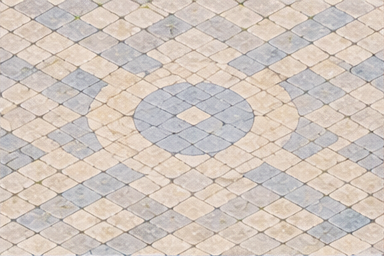
#> input picture images/maps/ro_idle_terrain_atlas_v1/01_02_town_warm_cobble.png, 384 x 256 px, found by its file name; its folder holds 4 pictures in this run
$ python gen_floor_tiles.py
#> lines starting #> are read from the running program, lines starting #| are printed output that depends on the picture
"""地板素材 → 可平鋪的戰鬥背景。

來源：images/maps/ro_idle_terrain_atlas_v1/*.png（384×256 概念圖裁切，四邊不無縫）
輸出：images/maps/floor/<key>.jpg（data.js 的 MAP_FLOOR_FILES 讀這些檔名）

做法：先切掉外圈 TRIM px（圖集格線殘影），再把右／下 FADE px 疊回左／上做漸層，
寬高各少 FADE px，四邊就接得起來。海邊（左水右沙）用鏡像拼接，漸層會把水沙混成一團。

用法：python scripts/gen_floor_tiles.py
"""
import os
from PIL import Image

SRC = 'images/maps/ro_idle_terrain_atlas_v1'
SRC_V2 = 'images/maps/ro_idle_floor_atlas_v2_no_text'   # 第二批（2026-11-17）：256×205，城鎮／地城／室內
OUT = 'images/maps/floor'
TRIM = 4
FADE = 56
FADE_V2 = 32   # 第二批圖小，漸層帶跟著縮

# 輸出 key → 來源檔。第 1 列檔名與內容錯一格（01_02 是廣場、01_03 是暖色石磚、01_04 是草地），照內容對
FLOORS = {
  'stone_plaza': ('01_02_town_warm_cobble.png', 'mirror'),
  'grey_cobble': ('01_01_town_stone_plaza.png', 'fade'),
  'warm_cobble': ('01_03_field_grass.png', 'fade'),
  'grass': ('01_04_field_sandy_grass.png', 'fade'),
  'desert': ('02_01_desert_sand.png', 'fade'),
  'snow': ('02_02_snow_ice.png', 'fade'),
  'purple_stone': ('02_03_town_purple_stone.png', 'fade'),
  'rocky': ('02_04_rocky_field.png', 'fade'),
  'forest': ('03_01_forest_grass.png', 'fade'),
  'beach': ('03_02_beach_shore.png', 'mirror'),
  'dry_field': ('03_03_dry_yellow_field.png', 'fade'),
  'volcano': ('03_04_volcanic_ground.png', 'fade'),
  'pale_stone': ('04_01_town_pale_stone.png', 'fade'),
  'meadow': ('04_02_flower_meadow.png', 'fade'),
  'ashen_rock': ('04_03_dungeon_ashen_rock.png', 'fade'),
  'mossy_stone': ('04_04_old_mossy_stone.png', 'fade'),
}


def ramp_mask(w, h, horizontal):
  m = Image.new('L', (w, h))
  px = m.load()
  n = w if horizontal else h
  for i in range(n):
    v = int(255 * (1 - (i + 0.5) / n))
    if horizontal:
      for y in range(h):
        px[i, y] = v
    else:
      for x in range(w):
        px[x, i] = v
  return m


def fade_tile(im):
  w, h = im.size
  # 水平：右邊 FADE 欄疊到左邊，左緣全是右條、往右漸變回原圖
  body = im.crop((0, 0, w - FADE, h))
  strip = im.crop((w - FADE, 0, w, h))
  body.paste(strip, (0, 0), ramp_mask(FADE, h, True))
  w -= FADE
  # 垂直同理
  out = body.crop((0, 0, w, h - FADE))
  strip = body.crop((0, h - FADE, w, h))
  out.paste(strip, (0, 0), ramp_mask(w, FADE, False))
  return out


def mirror_tile(im):
  w, h = im.size
  out = Image.new('RGB', (w * 2, h * 2))
  out.paste(im, (0, 0))
  out.paste(im.transpose(Image.FLIP_LEFT_RIGHT), (w, 0))
  out.paste(im.transpose(Image.FLIP_TOP_BOTTOM), (0, h))
  out.paste(im.transpose(Image.ROTATE_180), (w, h))
  return out


# 第二批：檔名就是 key（manifest.csv）。有幾組是同一格裁出來的（一樣的圖），照收，git 會共用同一份內容
FLOORS_V2 = ['town_payon', 'town_alberta', 'town_hugel', 'town_umbala', 'town_amatsu', 'town_louyang', 'town_gonryun',
  'town_ayothaya', 'town_tropical', 'town_brasilis', 'town_geffen', 'town_yuno', 'town_einbroch', 'town_lighthalzen',
  'town_rachel', 'town_aldebaran', 'town_lasagna', 'town_dimension', 'cave_rock', 'sewer', 'mine', 'pirate_cave',
  'clock_tower', 'glast_heim', 'gefenia', 'nightmare', 'indoor_wood', 'indoor_tatami', 'tower_tile']


def main():
  global FADE
  os.makedirs(OUT, exist_ok=True)
  jobs = [(SRC, key, fn, mode, 56) for key, (fn, mode) in FLOORS.items()]
  jobs += [(SRC_V2, key, key + '.png', 'fade', FADE_V2) for key in FLOORS_V2]
  for src, key, fn, mode, fade in jobs:
    FADE = fade
    im = Image.open(os.path.join(src, fn)).convert('RGB')
#> im is the input picture: PIL image 384x256 RGB; mean R, G, B 210, 199, 190.5
    w, h = im.size
#> w = 384; h = 256
    im = im.crop((TRIM, TRIM, w - TRIM, h - TRIM))
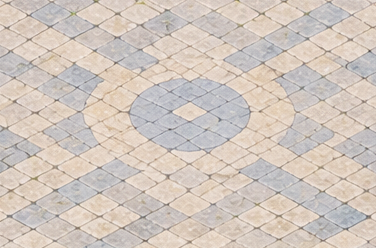
#> im: PIL image 376x248 RGB; mean R, G, B 209.9, 198.9, 190.4
    tile = mirror_tile(im) if mode == 'mirror' else fade_tile(im)
#> in mirror_tile, `out = Image.new('RGB', (w * 2, h * 2))`: out: PIL image 752x496 RGB; every value is 0
#> in mirror_tile, `out.paste(im, (0, 0))`:
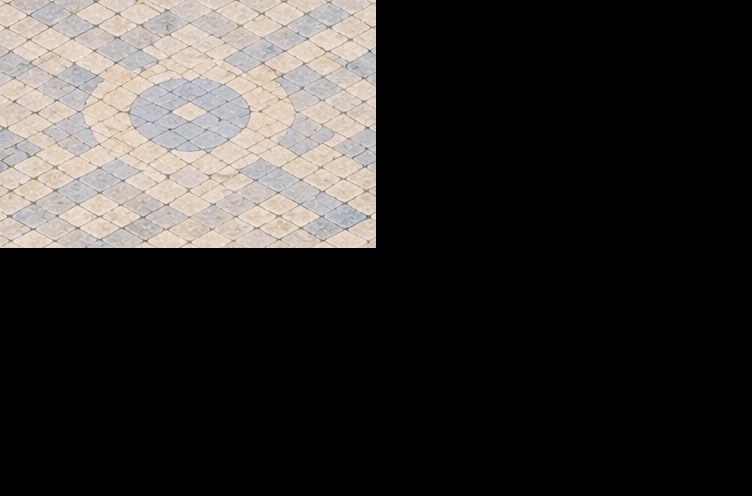
#> out: PIL image 752x496 RGB; mean R, G, B 52.5, 49.7, 47.6
#> in mirror_tile, `out.paste(im.transpose(Image.FLIP_LEFT_RIGHT), (w, 0))`:
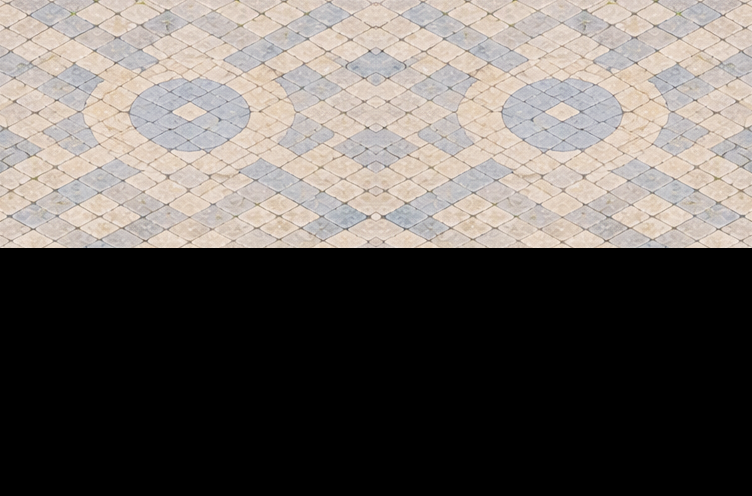
#> out: PIL image 752x496 RGB; mean R, G, B 105, 99.4, 95.2
#> in mirror_tile, `out.paste(im.transpose(Image.FLIP_TOP_BOTTOM), (0, h))`:
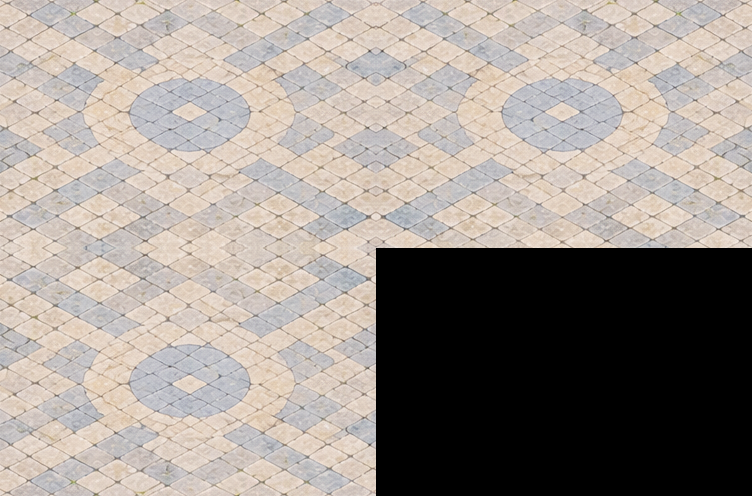
#> out: PIL image 752x496 RGB; mean R, G, B 157.5, 149.1, 142.8
#> in mirror_tile, `out.paste(im.transpose(Image.ROTATE_180), (w, h))`:
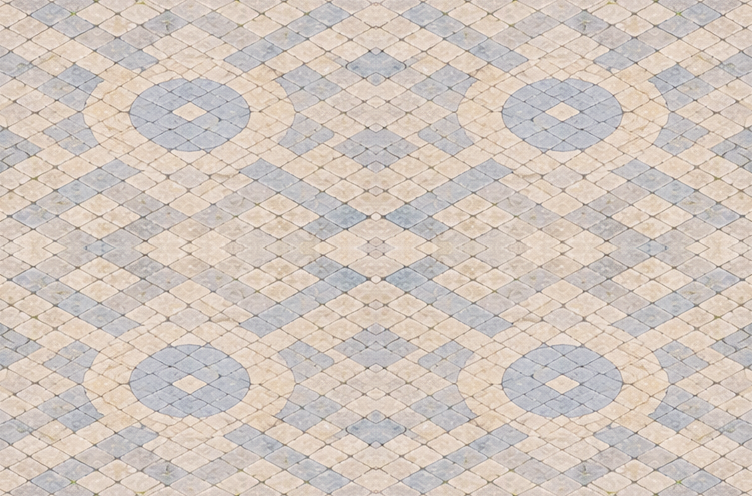
#> out: PIL image 752x496 RGB; mean R, G, B 209.9, 198.9, 190.4
    tile.save(os.path.join(OUT, key + '.jpg'), quality=88)
    print(key, tile.size)
#| stone_plaza (752, 496)
#> pass 2 of the loop in main, `for src, key, fn, mode, fade in jobs:`:
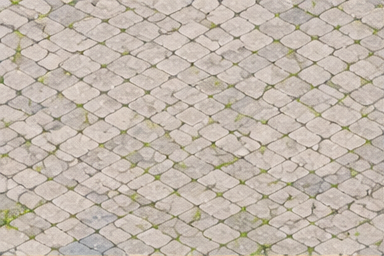
#> input picture images/maps/ro_idle_terrain_atlas_v1/01_01_town_stone_plaza.png, 384 x 256 px, found by its file name
#> in main, im is the input picture: PIL image 384x256 RGB; mean R, G, B 194.9, 184.2, 172.6
#> im: PIL image 376x248 RGB
#> m: PIL image 56x248 L; every value is 0
#> in fade_tile, `body.paste(strip, (0, 0), ramp_mask(FADE, h, True))`:
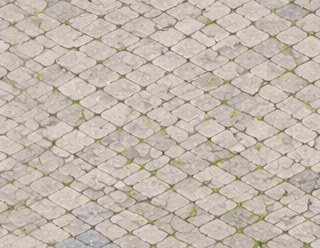
#> body: PIL image 320x248 RGB; mean R, G, B 195.2, 184.4, 173
#> m: PIL image 320x56 L; every value is 0
#> in fade_tile, `out.paste(strip, (0, 0), ramp_mask(w, FADE, False))`:
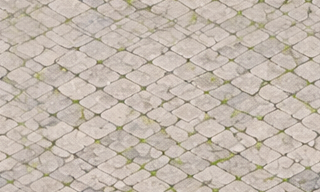
#> out: PIL image 320x192 RGB; mean R, G, B 195.7, 184.8, 173.3
#| grey_cobble (320, 192)
#> pass 3 of the loop in main, `for src, key, fn, mode, fade in jobs:`:
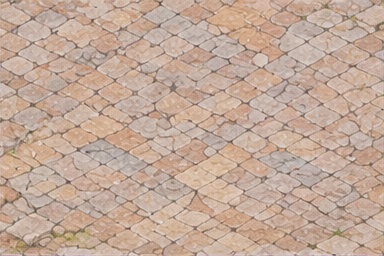
#> input picture images/maps/ro_idle_terrain_atlas_v1/01_03_field_grass.png, 384 x 256 px, found by its file name
#> in main, im is the input picture: PIL image 384x256 RGB; mean R, G, B 194.6, 169, 153.1
#> im: PIL image 376x248 RGB
#> in fade_tile (call 2), `body.paste(strip, (0, 0), ramp_mask(FADE, h, True))`:
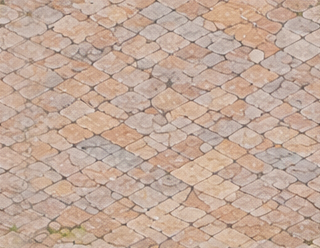
#> body: PIL image 320x248 RGB; mean R, G, B 194.9, 169.2, 153.4
#> in fade_tile (call 2), `out.paste(strip, (0, 0), ramp_mask(w, FADE, False))`:
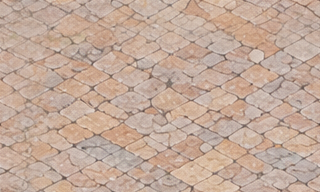
#> out: PIL image 320x192 RGB; mean R, G, B 194.9, 169.6, 154.3
#| warm_cobble (320, 192)
#> the loop made 5 passes; the first 3 are shown


if __name__ == '__main__':
#> (the run stopped early here; a loop or call above may not have finished)
